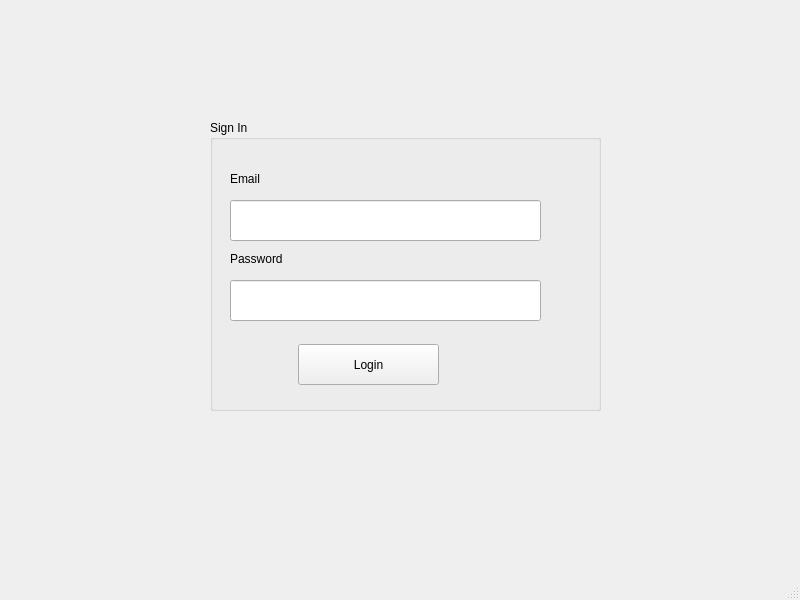
<?xml version="1.0" encoding="UTF-8"?>
<ui version="4.0">
 <class>MainWindow</class>
 <widget class="QMainWindow" name="MainWindow">
  <property name="geometry">
   <rect>
    <x>0</x>
    <y>0</y>
    <width>800</width>
    <height>600</height>
   </rect>
  </property>
  <property name="windowTitle">
   <string>MainWindow</string>
  </property>
  <widget class="QWidget" name="centralwidget">
   <widget class="QGroupBox" name="groupBox">
    <property name="geometry">
     <rect>
      <x>210</x>
      <y>120</y>
      <width>391</width>
      <height>291</height>
     </rect>
    </property>
    <property name="title">
     <string>Sign In</string>
    </property>
    <widget class="QLineEdit" name="username">
     <property name="geometry">
      <rect>
       <x>20</x>
       <y>80</y>
       <width>311</width>
       <height>41</height>
      </rect>
     </property>
    </widget>
    <widget class="QLineEdit" name="password">
     <property name="geometry">
      <rect>
       <x>20</x>
       <y>160</y>
       <width>311</width>
       <height>41</height>
      </rect>
     </property>
    </widget>
    <widget class="QLabel" name="label">
     <property name="geometry">
      <rect>
       <x>20</x>
       <y>50</y>
       <width>67</width>
       <height>17</height>
      </rect>
     </property>
     <property name="text">
      <string>Email</string>
     </property>
    </widget>
    <widget class="QLabel" name="label_2">
     <property name="geometry">
      <rect>
       <x>20</x>
       <y>130</y>
       <width>67</width>
       <height>17</height>
      </rect>
     </property>
     <property name="text">
      <string>Password</string>
     </property>
    </widget>
    <widget class="QPushButton" name="pushButton">
     <property name="geometry">
      <rect>
       <x>88</x>
       <y>224</y>
       <width>141</width>
       <height>41</height>
      </rect>
     </property>
     <property name="text">
      <string>Login</string>
     </property>
    </widget>
   </widget>
  </widget>
  <widget class="QMenuBar" name="menubar">
   <property name="geometry">
    <rect>
     <x>0</x>
     <y>0</y>
     <width>800</width>
     <height>22</height>
    </rect>
   </property>
  </widget>
  <widget class="QStatusBar" name="statusbar"/>
 </widget>
 <resources/>
 <connections/>
</ui>
